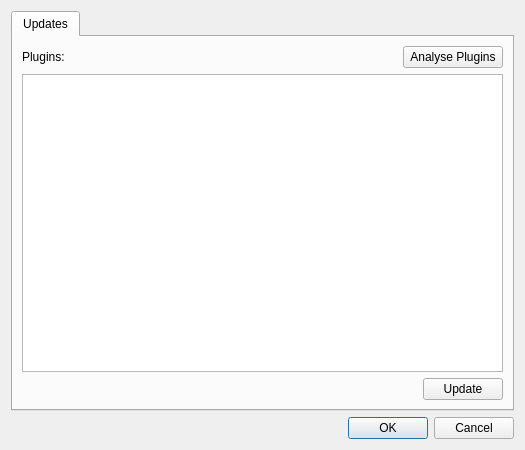
<?xml version="1.0" encoding="UTF-8"?>
<ui version="4.0">
 <class>AdvancedDialog</class>
 <widget class="QDialog" name="AdvancedDialog">
  <property name="geometry">
   <rect>
    <x>0</x>
    <y>0</y>
    <width>525</width>
    <height>450</height>
   </rect>
  </property>
  <property name="windowTitle">
   <string>Advanced</string>
  </property>
  <property name="windowIcon">
   <iconset resource="../../widgets/qt/resources.qrc">
    <normaloff>:/mapclient/images/icon-app.png</normaloff>:/mapclient/images/icon-app.png</iconset>
  </property>
  <layout class="QVBoxLayout" name="verticalLayout">
   <item>
    <widget class="QTabWidget" name="tabWidget">
     <property name="tabPosition">
      <enum>QTabWidget::North</enum>
     </property>
     <property name="tabShape">
      <enum>QTabWidget::Rounded</enum>
     </property>
     <property name="currentIndex">
      <number>0</number>
     </property>
     <property name="iconSize">
      <size>
       <width>16</width>
       <height>16</height>
      </size>
     </property>
     <widget class="QWidget" name="tab">
      <attribute name="title">
       <string>Updates</string>
      </attribute>
      <layout class="QVBoxLayout" name="verticalLayout_2">
       <item>
        <layout class="QHBoxLayout" name="horizontalLayout">
         <item>
          <widget class="QLabel" name="label">
           <property name="text">
            <string>Plugins:</string>
           </property>
          </widget>
         </item>
         <item>
          <spacer name="horizontalSpacer">
           <property name="orientation">
            <enum>Qt::Horizontal</enum>
           </property>
           <property name="sizeHint" stdset="0">
            <size>
             <width>218</width>
             <height>20</height>
            </size>
           </property>
          </spacer>
         </item>
         <item>
          <widget class="QPushButton" name="analyseButton">
           <property name="minimumSize">
            <size>
             <width>100</width>
             <height>0</height>
            </size>
           </property>
           <property name="text">
            <string>Analyse Plugins</string>
           </property>
          </widget>
         </item>
        </layout>
       </item>
       <item>
        <widget class="QListWidget" name="listWidget"/>
       </item>
       <item>
        <layout class="QHBoxLayout" name="horizontalLayout_2">
         <item>
          <widget class="QLabel" name="updateLabel">
           <property name="text">
            <string/>
           </property>
          </widget>
         </item>
         <item>
          <spacer name="horizontalSpacer_2">
           <property name="orientation">
            <enum>Qt::Horizontal</enum>
           </property>
           <property name="sizeHint" stdset="0">
            <size>
             <width>118</width>
             <height>20</height>
            </size>
           </property>
          </spacer>
         </item>
         <item>
          <widget class="QPushButton" name="updateButton">
           <property name="text">
            <string>Update</string>
           </property>
          </widget>
         </item>
        </layout>
       </item>
      </layout>
     </widget>
    </widget>
   </item>
   <item>
    <layout class="QHBoxLayout" name="horizontalLayout_3">
     <item>
      <widget class="QDialogButtonBox" name="buttonBox">
       <property name="standardButtons">
        <set>QDialogButtonBox::Cancel|QDialogButtonBox::Ok</set>
       </property>
      </widget>
     </item>
    </layout>
   </item>
  </layout>
 </widget>
 <resources>
  <include location="../../widgets/qt/resources.qrc"/>
 </resources>
 <connections>
  <connection>
   <sender>buttonBox</sender>
   <signal>accepted()</signal>
   <receiver>AdvancedDialog</receiver>
   <slot>accept()</slot>
   <hints>
    <hint type="sourcelabel">
     <x>199</x>
     <y>429</y>
    </hint>
    <hint type="destinationlabel">
     <x>199</x>
     <y>224</y>
    </hint>
   </hints>
  </connection>
  <connection>
   <sender>buttonBox</sender>
   <signal>rejected()</signal>
   <receiver>AdvancedDialog</receiver>
   <slot>reject()</slot>
   <hints>
    <hint type="sourcelabel">
     <x>199</x>
     <y>429</y>
    </hint>
    <hint type="destinationlabel">
     <x>199</x>
     <y>224</y>
    </hint>
   </hints>
  </connection>
 </connections>
</ui>
